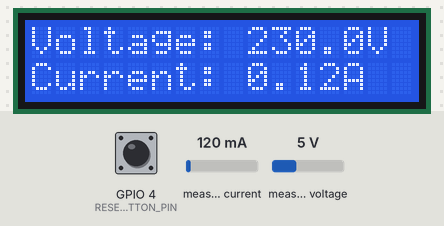
Simulated run of this sketch. Board: ESP32. Parts: 16×2 character LCD. The inputs (shaded band) are chosen by the test bench; at power-on: GPIO 4 (RESET_BUTTON_PIN) HIGH, measured current 120 mA, measured voltage 5 V. WiFi joins after 1.5 s; servers stay silent unless stated; the local clock reads 2024-03-15 10:24:30 at power-on unless the sketch sets it; EEPROM starts erased; what the sketch prints to the serial monitor is not drawn.

Above: at 5.0 s.
5.1 s: GPIO 4 (RESET_BUTTON_PIN) pulled LOW for 3.2 s
At 6.9 s:
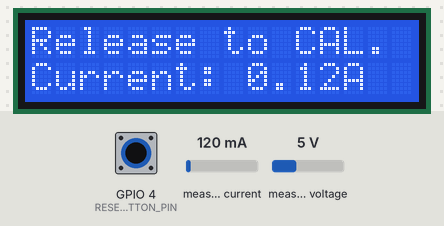
11.3 s: GPIO 4 (RESET_BUTTON_PIN) pulled LOW for 1 s
At 12.55 s:
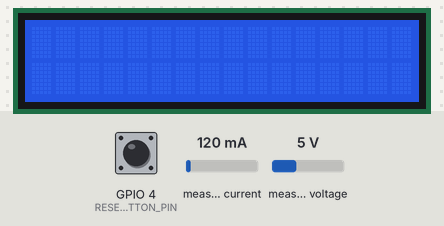
15.7 s: GPIO 4 (RESET_BUTTON_PIN) pulled LOW for 3.2 s
At 18.0 s:
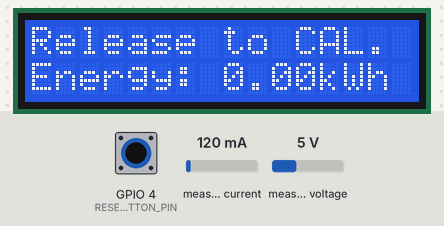
22.3 s: GPIO 4 (RESET_BUTTON_PIN) pulled LOW for 3.2 s
At 26.6 s:
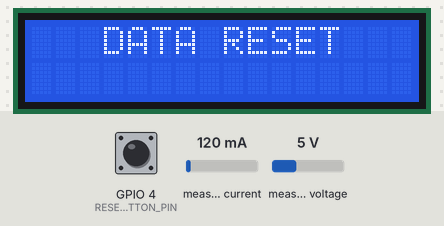
27.0 s: measured current set to 1960 mA
At 28.0 s:
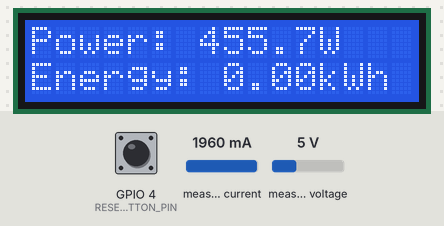
30.4 s: measured voltage set to 0.3 V
At 31.3 s:
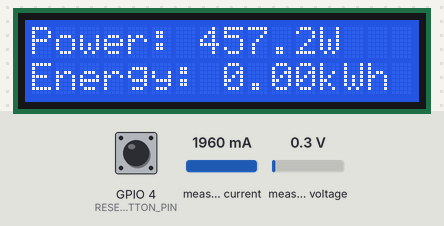
Timing chart, 0 to 33.4 s (numbered marks = the images above; inputs shaded):
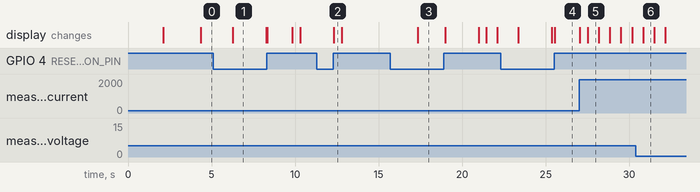

Measured:
- after the input at 5.1 s, the display: changes after 1.2 s (image 1)
- after the input at 11.3 s, the display: changes after 1.0 s (image 2)
- after the input at 15.7 s, the display: changes after 1.6 s (image 3)
- after the input at 22.3 s, the display: first changes after 1.1 s (image 4 shows a later state)
- what the display in image 1 shows lasts 2.0 s, from 6.3 s to 8.3 s
- what the display in image 2 shows lasts 0.5 s, from 12.3 s to 12.8 s
- what the display in image 5 shows lasts 0.7 s, from 27.5 s to 28.2 s

The sketch:

energy_meter.ino
```cpp
/*
  * Project: Smart ESP32 IoT Energy Meter
 * Version: 2.0.0
 * Description: AC voltage (ZMPT101B), current (ACS712), power, energy, cost.
 *              16x2 I2C LCD, EEPROM storage with flash-wear protection,
 *              Blynk IoT dashboard, Telegram alerts + MONTHLY reports.
 *
 * Button (GPIO 4 to GND):
 *   short press        -> next LCD page
 *   hold 1 - 3 s       -> calibrate voltage
 *   hold 3 s or more   -> reset energy & cost
 *
 */

// ======================= USER CONFIGURATION =======================

// 1. Blynk IoT Credentials
#define BLYNK_TEMPLATE_ID   "BLYNK_TEMPLATE_ID"
#define BLYNK_TEMPLATE_NAME "Net Energy Meter"
#define BLYNK_AUTH_TOKEN    "BLYNK_AUTH_TOKEN"

// 2. WiFi Credentials
char ssid[] = "YOUR_WIFI_SSID";
char pass[] = "YOUR_WIFI_PASSWORD";

// 3. Telegram Bot Credentials (leave as-is to disable)
const String telegramBotToken = "YOUR_BOT_TOKEN_HERE";
const String telegramChatID   = "YOUR_CHAT_ID_HERE";
#define TELEGRAM_INTERVAL 0   // ms between live reports, 0 = disabled (monthly report always on)

// 4. Time zone (Pakistan = UTC+5)
#define GMT_OFFSET_SEC 18000
#define DAYLIGHT_OFFSET_SEC 0

// 5. Energy, Pricing & Memory Settings
#define COST_PER_KWH 8.0
#define REFERENCE_VOLTAGE 235.1        // real mains voltage measured with a multimeter
#define EEPROM_SAVE_THRESHOLD 0.01     // save only every 0.01 kWh (flash wear protection)
#define ACS_MV_PER_AMP 125             // set for your ACS712 module / divider (185=5A, 100=20A, 66=30A)

// 6. Hardware Pin Assignments (ESP32)
#define ACS_PIN 34
#define ZMPT_PIN 35
#define RESET_BUTTON_PIN 4

// ==================================================================

#include <WiFi.h>
#include <WiFiClientSecure.h>
#include "time.h"
#include <BlynkSimpleEsp32.h>
#include <Wire.h>
#include <LiquidCrystal_I2C.h>
#include "ACS712.h"
#include <ZMPT101B.h>
#include <EEPROM.h>
#include <HTTPClient.h>
#include <ArduinoJson.h>

ACS712 ACS(ACS_PIN, 3.3, 4095, ACS_MV_PER_AMP);
ZMPT101B voltageSensor(ZMPT_PIN, 50.0);
LiquidCrystal_I2C lcd(0x27, 16, 2);

float energy_kWh = 0.0;
float volt = 0.0, power = 0.0;
float current_A = 0.0;
float total_cost = 0.0;
float vcal = 1.0;
float smoothed_voltage = 0.0;
float last_saved_energy = 0.0;

// Monthly report tracking
int   savedMonth = 0;            // 1-12, 0 = unknown
float monthStartEnergy = 0.0;

#define EEPROM_SIZE 512
#define ENERGY_ADDRESS 0
#define VCAL_ADDRESS 4
#define MONTH_ADDRESS 8
#define MONTH_START_ADDRESS 12

unsigned long lastTime = 0;
unsigned long lastLcdChange = 0;
unsigned long lastTelegramTime = 0;
unsigned long lastBlynkSend = 0;
unsigned long lastMonthCheck = 0;
int displayPage = 1;

const char* monthNames[] = {"", "January", "February", "March", "April", "May", "June",
                            "July", "August", "September", "October", "November", "December"};

// ---------------------------------------------------------------------
// Telegram
// ---------------------------------------------------------------------
void sendTelegram(const String &text) {
  if (WiFi.status() != WL_CONNECTED) return;
  if (telegramBotToken == "YOUR_BOT_TOKEN_HERE") return;  // not configured

  WiFiClientSecure client;
  client.setInsecure();  // skip certificate validation (simple setup)

  HTTPClient http;
  http.begin(client, "https://api.telegram.org/bot" + telegramBotToken + "/sendMessage");
  http.addHeader("Content-Type", "application/json");

  DynamicJsonDocument doc(768);
  doc["chat_id"] = telegramChatID;
  doc["text"] = text;

  String payload;
  serializeJson(doc, payload);
  int code = http.POST(payload);
  Serial.print("Telegram HTTP code: ");
  Serial.println(code);
  http.end();
}

void sendLiveReport() {
  String msg = "📊 Energy Report\n";
  msg += "Voltage: " + String(volt, 1) + " V\n";
  msg += "Current: " + String(current_A, 2) + " A\n";
  msg += "Power: " + String(power, 1) + " W\n";
  msg += "Energy: " + String(energy_kWh, 3) + " kWh\n";
  msg += "Cost: Rs. " + String(total_cost, 2);
  sendTelegram(msg);
}

void sendMonthlyReport(int month, float usedKWh) {
  if (usedKWh < 0) usedKWh = 0;
  String msg = "📅 Monthly Energy Report - ";
  msg += monthNames[month];
  msg += "\nUsed: " + String(usedKWh, 3) + " kWh\n";
  msg += "Bill: Rs. " + String(usedKWh * COST_PER_KWH, 2) + "\n";
  msg += "Total meter reading: " + String(energy_kWh, 3) + " kWh";
  sendTelegram(msg);
}

// ---------------------------------------------------------------------
// Monthly tracking
// ---------------------------------------------------------------------
void saveMonthData() {
  EEPROM.writeInt(MONTH_ADDRESS, savedMonth);
  EEPROM.writeFloat(MONTH_START_ADDRESS, monthStartEnergy);
  EEPROM.commit();
}

void checkMonthlyReport() {
  struct tm t;
  if (!getLocalTime(&t, 0)) return;  // time not synced yet
  int m = t.tm_mon + 1;

  if (savedMonth < 1 || savedMonth > 12) {   // first run
    savedMonth = m;
    monthStartEnergy = energy_kWh;
    saveMonthData();
    return;
  }

  if (m != savedMonth) {                      // month changed
    sendMonthlyReport(savedMonth, energy_kWh - monthStartEnergy);
    savedMonth = m;
    monthStartEnergy = energy_kWh;
    saveMonthData();
  }
}

// ---------------------------------------------------------------------
// Setup
// ---------------------------------------------------------------------
void setup() {
  Serial.begin(115200);
  pinMode(RESET_BUTTON_PIN, INPUT_PULLUP);

  EEPROM.begin(EEPROM_SIZE);

  energy_kWh = EEPROM.readFloat(ENERGY_ADDRESS);
  if (isnan(energy_kWh) || energy_kWh < 0.0 || energy_kWh > 1000000.0) energy_kWh = 0.0;
  last_saved_energy = energy_kWh;

  vcal = EEPROM.readFloat(VCAL_ADDRESS);
  if (isnan(vcal) || vcal <= 0.0 || vcal > 10.0) vcal = 1.0;

  savedMonth = EEPROM.readInt(MONTH_ADDRESS);
  monthStartEnergy = EEPROM.readFloat(MONTH_START_ADDRESS);
  if (isnan(monthStartEnergy) || monthStartEnergy < 0.0 || monthStartEnergy > energy_kWh) {
    monthStartEnergy = energy_kWh;
  }

  ACS.autoMidPoint();
  voltageSensor.setSensitivity(500.0f);

  lcd.init();
  lcd.backlight();
  lcd.setCursor(0, 0);
  lcd.print("Circuit Diagrams");
  lcd.setCursor(2, 1);
  lcd.print("Energy Meter");
  delay(2000);
  lcd.clear();

  Blynk.begin(BLYNK_AUTH_TOKEN, ssid, pass);
  configTime(GMT_OFFSET_SEC, DAYLIGHT_OFFSET_SEC, "pool.ntp.org", "time.google.com");

  lastTime = millis();
  lastLcdChange = millis();
  lastTelegramTime = millis();
  lastBlynkSend = millis();
}

// ---------------------------------------------------------------------
// Loop
// ---------------------------------------------------------------------
void loop() {
  Blynk.run();

  // --- Button: short press = next page, 1-3 s = calibrate, 3 s+ = reset ---
  if (digitalRead(RESET_BUTTON_PIN) == LOW) {
    unsigned long pressStart = millis();
    int action = 0;

    while (digitalRead(RESET_BUTTON_PIN) == LOW) {
      unsigned long held = millis() - pressStart;
      if (held >= 3000) {
        lcd.setCursor(0, 0);
        lcd.print("Release to RESET");
        action = 2;
      } else if (held >= 1000) {
        lcd.setCursor(0, 0);
        lcd.print("Release to CAL. ");
        action = 1;
      } else {
        action = 0;
      }
      Blynk.run();
      delay(30);
    }

    unsigned long heldTotal = millis() - pressStart;

    if (action == 0 && heldTotal >= 50) {
      // SHORT PRESS: next page
      displayPage++;
      if (displayPage > 3) displayPage = 1;
      lastLcdChange = millis();
      lcd.clear();

    } else if (action == 1) {
      lcd.clear();
      lcd.setCursor(0, 0);
      lcd.print(" Calibrating... ");

      float raw_v = voltageSensor.getRmsVoltage();
      if (raw_v > 20.0) {
        vcal = REFERENCE_VOLTAGE / raw_v;
        EEPROM.writeFloat(VCAL_ADDRESS, vcal);
        EEPROM.commit();
        lcd.setCursor(0, 1);
        lcd.print("Factor: ");
        lcd.print(vcal, 3);
      } else {
        lcd.setCursor(0, 1);
        lcd.print("Error: No Mains!");
      }
      delay(2000);
      lcd.clear();
      lastLcdChange = millis();

    } else if (action == 2) {
      energy_kWh = 0.0;
      total_cost = 0.0;
      monthStartEnergy = 0.0;
      last_saved_energy = 0.0;
      EEPROM.writeFloat(ENERGY_ADDRESS, energy_kWh);
      EEPROM.writeInt(MONTH_ADDRESS, savedMonth);
      EEPROM.writeFloat(MONTH_START_ADDRESS, monthStartEnergy);
      EEPROM.commit();

      lcd.clear();
      lcd.setCursor(0, 0);
      lcd.print("   DATA RESET   ");
      Blynk.virtualWrite(V3, energy_kWh);
      Blynk.virtualWrite(V4, total_cost);
      delay(1500);
      lcd.clear();
      lastLcdChange = millis();
    }

    lastTime = millis();  // don't count button-hold time as energy
  }

  // 1. Current
  int noise = ACS.getNoisemV();
  float average = 0;
  for (int i = 0; i < 20; i++) {
    average += ACS.mA_AC();
  }
  float mA = (average / 20.0) - noise;
  float amps = mA / 1000.0;
  current_A = (amps > 0.05) ? amps : 0.0;

  // 2. Voltage with digital filter
  float raw_voltage = voltageSensor.getRmsVoltage();
  float calibrated_voltage = raw_voltage * vcal;

  if (calibrated_voltage < 50.0) {
    smoothed_voltage = 0.0;
    volt = 0.0;
  } else {
    if (smoothed_voltage < 50.0) smoothed_voltage = calibrated_voltage;
    smoothed_voltage = (smoothed_voltage * 0.8) + (calibrated_voltage * 0.2);
    volt = smoothed_voltage;
  }

  // 3. Power
  power = volt * current_A;

  // 4. Energy & cost
  unsigned long currentTime = millis();
  float elapsedTimeHours = (currentTime - lastTime) / 3600000.0;
  lastTime = currentTime;
  energy_kWh += (power / 1000.0) * elapsedTimeHours;
  total_cost = energy_kWh * COST_PER_KWH;

  // --- LCD pages (auto-rotate every 4 s, short press also switches) ---
  if (currentTime - lastLcdChange >= 4000) {
    displayPage++;
    if (displayPage > 3) displayPage = 1;
    lastLcdChange = currentTime;
    lcd.clear();
  }

  if (displayPage == 1) {
    lcd.setCursor(0, 0);
    lcd.print("Voltage: ");
    lcd.print(volt, 1);
    lcd.print("V  ");
    lcd.setCursor(0, 1);
    lcd.print("Current: ");
    lcd.print(current_A, 2);
    lcd.print("A  ");
  } else if (displayPage == 2) {
    lcd.setCursor(0, 0);
    lcd.print("Power: ");
    lcd.print(power, 1);
    lcd.print("W  ");
    lcd.setCursor(0, 1);
    lcd.print("Energy: ");
    lcd.print(energy_kWh, 2);
    lcd.print("kWh");
  } else {
    lcd.setCursor(0, 0);
    lcd.print("Total Cost: ");
    lcd.setCursor(0, 1);
    lcd.print("Rs. ");
    lcd.print(total_cost, 2);
    lcd.print("      ");
  }

  // --- Telegram ---
  if (TELEGRAM_INTERVAL > 0 && currentTime - lastTelegramTime >= TELEGRAM_INTERVAL) {
    sendLiveReport();
    lastTelegramTime = currentTime;
  }
  if (currentTime - lastMonthCheck >= 60000) {   // check month once a minute
    checkMonthlyReport();
    lastMonthCheck = currentTime;
  }

  // --- Serial ---
  Serial.print("V: "); Serial.print(volt, 1);
  Serial.print("  I: "); Serial.print(current_A, 3);
  Serial.print("  P: "); Serial.println(power, 1);

  // --- EEPROM wear protection ---
  if (energy_kWh - last_saved_energy >= EEPROM_SAVE_THRESHOLD) {
    EEPROM.writeFloat(ENERGY_ADDRESS, energy_kWh);
    EEPROM.commit();
    last_saved_energy = energy_kWh;
    Serial.println("*** EEPROM SAVED ***");
  }

  // --- Blynk (every 2 s to stay within rate limits) ---
  if (currentTime - lastBlynkSend >= 2000) {
    Blynk.virtualWrite(V0, volt);
    Blynk.virtualWrite(V1, current_A);
    Blynk.virtualWrite(V2, power);
    Blynk.virtualWrite(V3, energy_kWh);
    Blynk.virtualWrite(V4, total_cost);
    lastBlynkSend = currentTime;
  }

  delay(200);
}
```
